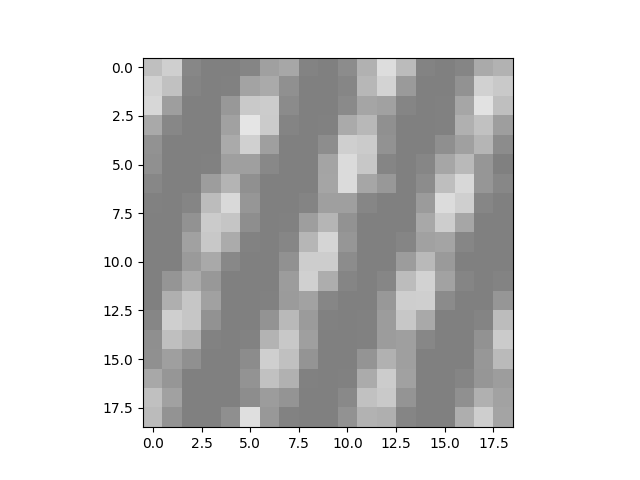
#> input picture angle_data/test_r.png, 640 x 480 px
$ python -i preprocessing.py   (imports and definitions only)
#> lines starting #> are read from the running program, lines starting #| are printed output that depends on the picture
#> further down, picture is the input picture: shape (480, 640, 3); min 0, max 255, mean 207.3
from PIL import Image, ImageEnhance
from cv2 import cv2
import numpy as np
from sklearn.cluster import KMeans

def pil2cv(im):
    im = np.array(im)
    return cv2.cvtColor(im, cv2.COLOR_RGB2BGR)


def cv2pil(im):
    im = cv2.cvtColor(im, cv2.COLOR_BGR2RGB)
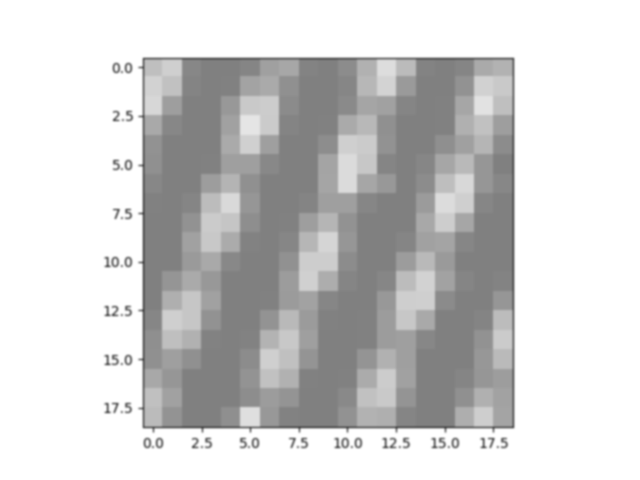
#> im: shape (480, 640, 3); min 83, max 255, mean 207.3
    return Image.fromarray(im)


def erode(img, kernel, iterations):
    img = cv2.erode(pil2cv(img),kernel,iterations = iterations)
    return cv2pil(img)

def openning(img, kernel):
    opening = cv2.morphologyEx(pil2cv(img), cv2.MORPH_OPEN, kernel)
    return cv2pil(opening)

def closing(img, kernel):
    img = cv2.morphologyEx(pil2cv(img), cv2.MORPH_CLOSE, kernel)
    return cv2pil(img)

def dilation(img, kernel, iterations):
    dilation = cv2.dilate(pil2cv(img),kernel,iterations = iterations)
    return cv2pil(dilation)


def gaussian_smoothing(img, iteration=100):
    _img = cv2pil(cv2.GaussianBlur(pil2cv(img), (5,5), 0))
    for _ in range(iteration):
        _img = cv2pil(cv2.GaussianBlur(pil2cv(_img), (5, 5), 0))
    return cv2pil(pil2cv(img) - pil2cv(_img) + np.min(_img))
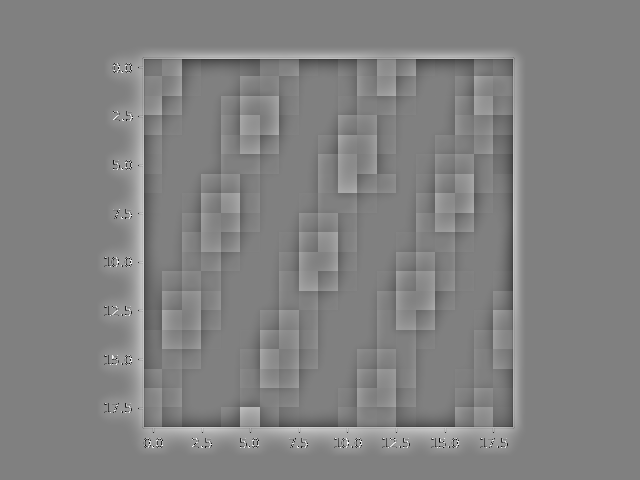
#> returned value: PIL image 640x480 RGB; min 0, max 255, mean 129.7


def direct_smooth(img):
    return cv2pil(cv2.GaussianBlur(pil2cv(img), (5,5), 0))


# [172 lines left out: functions get_threshold, binirization, get_edges, remove_end, preprocessing, output and 1 more, not called in this run]


def find_intervals():
    pass


# [126 lines left out: function dot_keypoints, not called in this run]


# [28 lines not run here, left out]

>>> import cv2
>>> picture = cv2.cvtColor(cv2.imread('test_r.png'), cv2.COLOR_BGR2RGB)
>>> result = gaussian_smoothing(picture)
